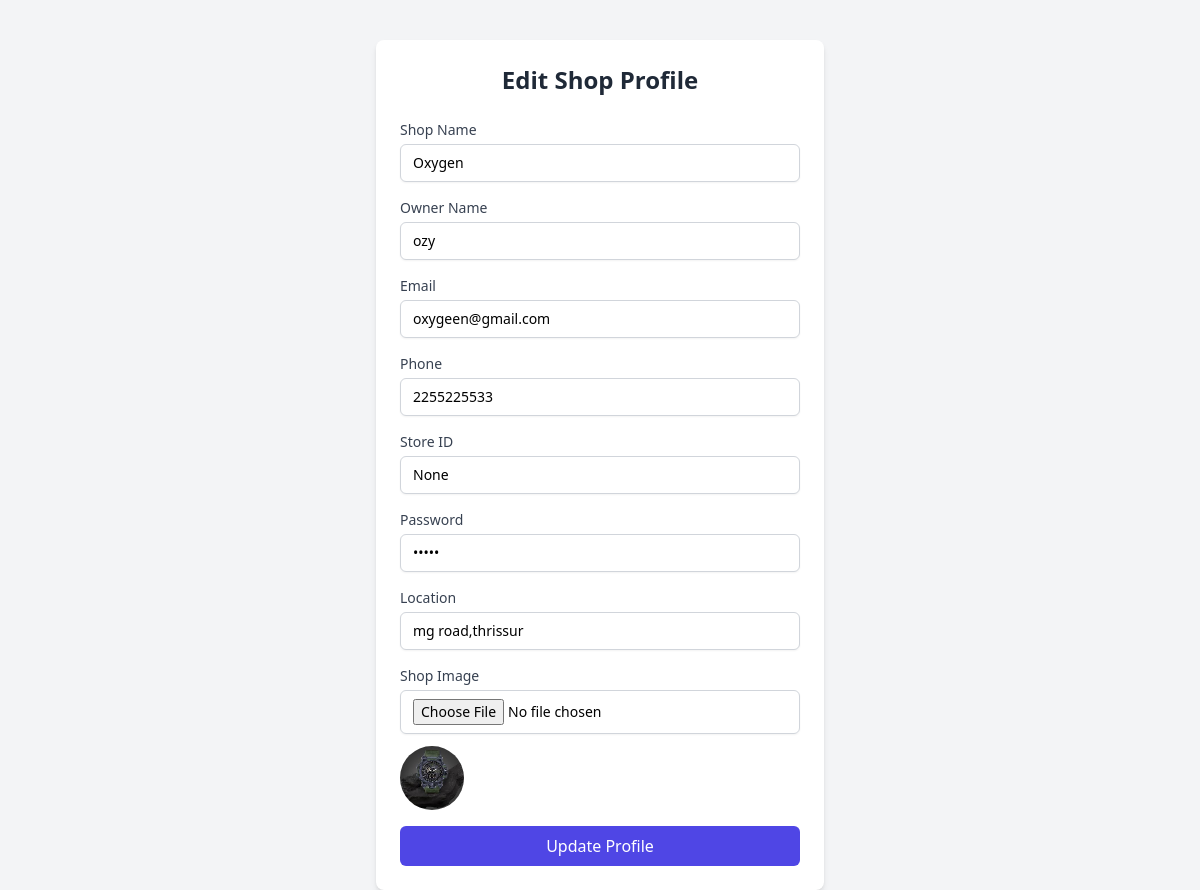
The page /shopeditprofile/ (signed in) on the database its author committed.
### app/models.py (models this page shows, shortened)
class shopregister(models.Model):
    shopname=models.CharField(max_length=50,null=True,blank=False)
    shopownername=models.CharField(max_length=50,null=True,blank=False)
    email=models.EmailField(unique=True,null=True,blank=False)
    phone=models.IntegerField(null=True,blank=True)
    storeid=models.CharField(max_length=50,null=True,blank=False,unique=True)
    password=models.CharField(max_length=8,null=True,blank=True)
    image=models.ImageField(upload_to='shop/',null=True,blank=True)
    location=models.CharField(max_length=50,null=True,blank=False)

### app/views.py (the view, shortened to what this page needs)
# urls.py: path('shopeditprofile/',views.shopeditprofile,name='shopeditprofile'),
def shopeditprofile(request):
    email=request.session['semail']
    try:
        shop=shopregister.objects.get(email=email)
    except  :
        return redirect('shoplogin')
    return render(request,'shopeditprofile.html',{'shop':shop})

### app/templates/shopeditprofile.html (shortened to what this page needs)
<!DOCTYPE html>
<html lang="en">
<head>
    <script src="https://cdn.tailwindcss.com"></script>
</head>
<body class="bg-gray-100">
    <div class="max-w-md mx-auto p-6 bg-white shadow-md rounded-lg mt-10">
        <h1 class="text-2xl font-bold text-center text-gray-800 mb-6">Edit Shop Profile</h1>
        <form action="" method="POST" enctype="multipart/form-data" class="space-y-4">
            <div>
                <label for="shopname" class="block text-sm font-medium text-gray-700">Shop Name</label>
                <input type="text" name="shopname" id="shopname" value="{{ shop.shopname }}" class="mt-1 block w-full px-3 py-2 border border-gray-300 rounded-md shadow-sm focus:outline-none focus:ring-indigo-500 focus:border-indigo-500 sm:text-sm">
            </div>
            <div>
                <label for="shopownername" class="block text-sm font-medium text-gray-700">Owner Name</label>
                <input type="text" name="shopownername" id="shopownername" value="{{ shop.shopownername }}" class="mt-1 block w-full px-3 py-2 border border-gray-300 rounded-md shadow-sm focus:outline-none focus:ring-indigo-500 focus:border-indigo-500 sm:text-sm">
            </div>
            <div>
                <label for="email" class="block text-sm font-medium text-gray-700">Email</label>
                <input type="email" name="email" id="email" value="{{ shop.email }}" class="mt-1 block w-full px-3 py-2 border border-gray-300 rounded-md shadow-sm focus:outline-none focus:ring-indigo-500 focus:border-indigo-500 sm:text-sm">
            </div>
            <div>
                <label for="phone" class="block text-sm font-medium text-gray-700">Phone</label>
                <input type="text" name="phone" id="phone" value="{{ shop.phone }}" class="mt-1 block w-full px-3 py-2 border border-gray-300 rounded-md shadow-sm focus:outline-none focus:ring-indigo-500 focus:border-indigo-500 sm:text-sm">
            </div>
            <div>
                <label for="storeid" class="block text-sm font-medium text-gray-700">Store ID</label>
                <input type="text" name="storeid" id="storeid" value="{{ shop.storeid }}" class="mt-1 block w-full px-3 py-2 border border-gray-300 rounded-md shadow-sm focus:outline-none focus:ring-indigo-500 focus:border-indigo-500 sm:text-sm">
            </div>
            <div>
                <label for="password" class="block text-sm font-medium text-gray-700">Password</label>
                <input type="password" name="password" id="password" value="{{ shop.password }}" class="mt-1 block w-full px-3 py-2 border border-gray-300 rounded-md shadow-sm focus:outline-none focus:ring-indigo-500 focus:border-indigo-500 sm:text-sm">
            </div>
            <div>
                <label for="location" class="block text-sm font-medium text-gray-700">Location</label>
                <input type="text" name="location" id="location" value="{{ shop.location }}" class="mt-1 block w-full px-3 py-2 border border-gray-300 rounded-md shadow-sm focus:outline-none focus:ring-indigo-500 focus:border-indigo-500 sm:text-sm">
            </div>
            <div>
                <label for="image" class="block text-sm font-medium text-gray-700">Shop Image</label>
                <input type="file" name="image" id="image" class="mt-1 block w-full px-3 py-2 border border-gray-300 rounded-md shadow-sm focus:outline-none focus:ring-indigo-500 focus:border-indigo-500 sm:text-sm">
                {% if shop.image %}
                    <img src="{{ shop.image.url }}" alt="Shop Image" class="mt-3 h-16 w-16 rounded-full object-cover">
                {% endif %}
            </div>
            <div>
                <button type="submit" class="w-full bg-indigo-600 text-white py-2 px-4 rounded-md hover:bg-indigo-700 focus:outline-none focus:ring-2 focus:ring-indigo-500 focus:ring-offset-2">Update Profile</button>
            </div>
        </form>
    </div>
</body>
</html>

### rows shown on the page
shopregister: shopname "Oxygen", shopownername "ozy", email "oxygeen@gmail.com", phone "2255225533", storeid "None", location "mg road,thrissur", image (picture)
